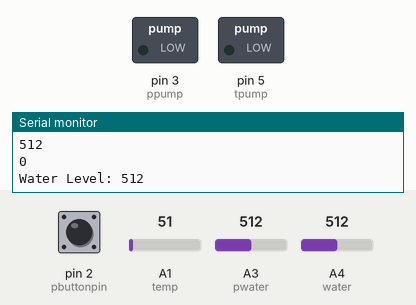
This sketch was run on a simulated Arduino Uno, built with avr-gcc and run on an emulated ATmega328P. Shown: switched loads named in the sketch (green lamp = pin HIGH), the last lines printed to the serial monitor. The test bench sets the inputs (shaded band); at power-on: A1 (temp) = 51, A4 (water) = 512, pin 2 (pbuttonpin) LOW, A3 (pwater) = 512.

Above: at 1.8 s.
1.9 s: A1 (temp) set to 78
5.2 s: A1 (temp) set to 87
At 8.8 s:
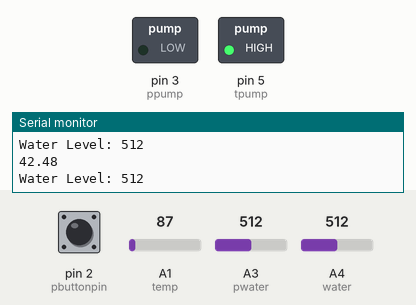
9.4 s: A4 (water) set to 259
11.2 s: A4 (water) set to 241
At 13.2 s:
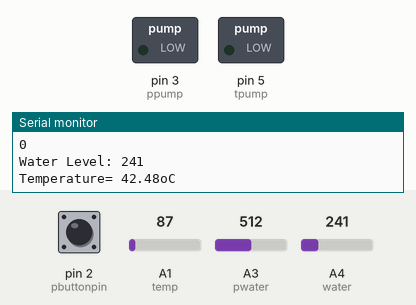
13.5 s: pin 2 (pbuttonpin) pulled HIGH for 3.2 s
At 15.6 s:
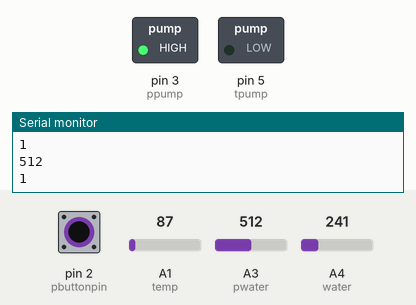
18.2 s: A3 (pwater) set to 234
19.7 s: A3 (pwater) set to 202
At 20.8 s:
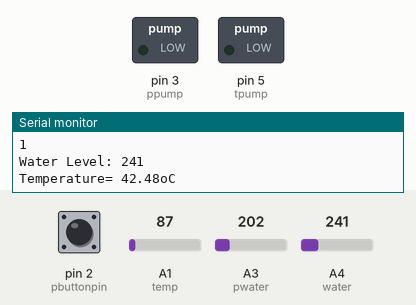
Timing chart, 0 to 22.2 s (numbered marks = the images above; inputs shaded):
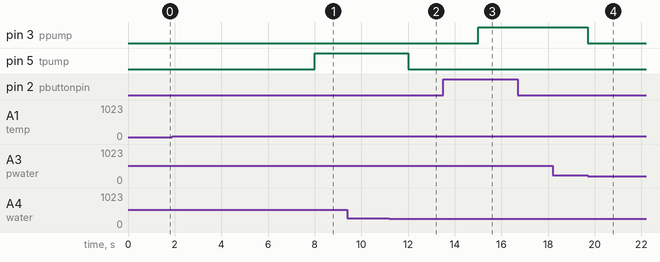

Measured:
- the behaviour switches between 81 and 82 on A1 (temp) (found by bisection; images 0 and 1)
- the behaviour switches between 251 and 250 on A4 (water) (found by bisection; images 1 and 2)
- the behaviour switches between 221 and 220 on A3 (pwater) (found by bisection; images 3 and 4)
- after the input at 5.2 s, pin 5 (tpump): LOW → HIGH after 2.8 s
- after the input at 11.2 s, pin 5 (tpump): HIGH → LOW after 0.82 s
- after the input at 13.5 s, pin 3 (ppump): LOW → HIGH after 1.5 s
- after the input at 19.7 s, pin 3 (ppump): HIGH → LOW at once

The sketch:

fire_flag3.ino
```cpp
int pwater=A3; //Analog input to read the pool water level
int pbuttonpin=2; //input to read the button value
int ppump=3;// output to pool pump
int pwl=0; //pool water level
int pflag=0;// variable to trace and hold the button press
int pbuttonstate=0;


int water=A4;// Analog input to read the tank water level
int wl=0; //tank water level
int tpump=5;// output to tank pump
int val;
int temp=A1;// Analog input to  read the temperature
int fire=0; // variable used as a flag to trace fire
void setup() {
Serial.begin(9600);
pinMode(tpump, OUTPUT);
pinMode(ppump, OUTPUT);
pinMode(pbuttonpin, INPUT);

}
void loop() {
   digitalWrite (tpump, LOW);
   digitalWrite(ppump, LOW);
wl=analogRead(water);
Serial.print ("Water Level: ");
Serial.println(wl);
delay(1000);
val= analogRead (temp);
float mv= (val/1024.0)*5000;
float c=mv/10;
Serial.print("Temperature= ");
Serial.print(c);
Serial.print("oC");
Serial.println();

//fire extinguishing
if (c > 40) {

    delay(2000);
    val= analogRead (temp);
    float mv= (val/1024.0)*5000;
float c=mv/10;
    if (c > 40) {
      fire = 1;
    }} //double checking temperature to avoid sensor error. If ok, fire alarm!

while ( wl > 250 && fire ==1) {
  digitalWrite (tpump, HIGH);
wl=analogRead(water);
Serial.print ("Water Level: ");
Serial.println(wl);
delay(500);
val= analogRead (temp);
float mv= (val/1024.0)*5000;
float c=mv/10;
Serial.println(c);
Serial.println();

if (wl <250){
  digitalWrite (tpump, LOW);
}
}
if (c < 37) {fire=0;}

//moving water from pool to the tank
//---------------------------------------------------
pflag=0;
pwl=analogRead(pwater);
 Serial.println(pwl);
 pbuttonstate = digitalRead(pbuttonpin);
Serial.println(pbuttonstate);
 if (pbuttonstate == HIGH) {

 //   trace the button

    pflag=1;}

      while (pflag ==1 && pwl>220) {
pwl=analogRead(pwater);
    digitalWrite(ppump, HIGH);// turn pool pump on
Serial.println(pwl);
Serial.println(pflag);


}
if (pwl<200  ) {
 pflag=0;
 digitalWrite(ppump, LOW);}
}
```
